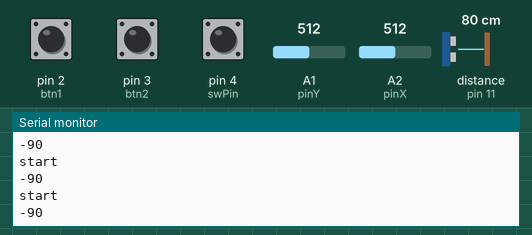
Bench run of a sketch on a simulated Arduino Uno, built with avr-gcc and run on an emulated ATmega328P. Parts: the last lines printed to the serial monitor. Wiring (inferred from the names in the program): ultrasonic range finder: trigger pin 12; echo pin 11. The inputs (shaded band) are chosen by the test bench; at power-on: pin 2 (btn1) LOW, pin 3 (btn2) LOW, pin 4 (swPin) HIGH, A1 (pinY) = 512, A2 (pinX) = 512, distance to the obstacle (sensor on pin 11) 80 cm. The echo pulse lasts 58.3 µs per cm.

Above: at 1.2 s.
1.3 s: pin 2 (btn1) pulled HIGH for 0.15 s
2.9 s: pin 3 (btn2) pulled HIGH for 0.15 s
4.5 s: pin 4 (swPin) pulled LOW for 0.15 s
6.1 s: pin 2 (btn1) pulled HIGH for 1 s
8.6 s: A1 (pinY) set to 716
At 9.4 s:
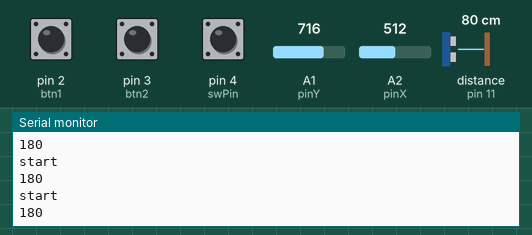
10.1 s: A2 (pinX) set to 716
At 10.7 s:
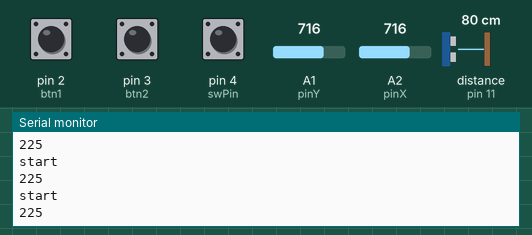
Timing chart, 0 to 12.6 s (numbered marks = the images above; inputs shaded):
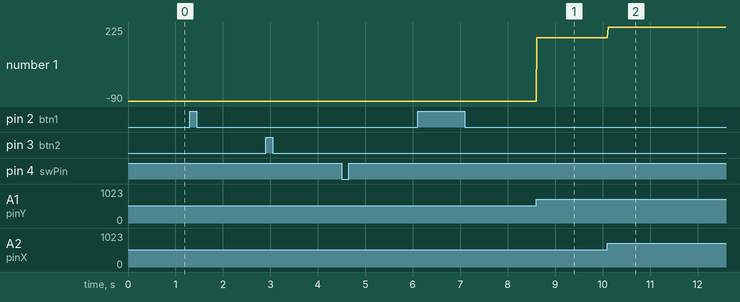

The sketch:

arduino_code.ino
```cpp
#include <math.h>

#define PIN_TRIG 12 // датчик расстояния
#define PIN_ECHO 11 // датчик расстояния
#define btn1 2 // кнопка 1
#define btn2 3 // кнопка 2
#define pinX A2 // ось X джойстика
#define pinY A1 // ось Y джойстика
#define swPin 4 // кнопка джойстика

long duration, cm;
int bool_btn1 = 0;
int bool_btn2 = 0;
String status_btn1 = "no_click";
String status_btn_last1 = "no_click";
String status_btn2 = "no_click";
String status_btn_last2 = "no_click";

int pause_status = -1;

float angleBetweenVectors(float x1, float y1, float x2, float y2)
{
  float dotProduct = x1 * x2 + y1 * y2;
  float magnitude1 = sqrt(x1 * x1 + y1 * y1);
  float magnitude2 = sqrt(x2 * x2 + y2 * y2);
  float angle = acos(dotProduct / (magnitude1 * magnitude2)) * 180 / PI;

  return angle;
}

void setup()
{
  Serial.begin (115200);
  pinMode(PIN_TRIG, OUTPUT); // датчик
  pinMode(PIN_ECHO, INPUT); // датчик

  pinMode(btn1, INPUT); // кнопка 1
  pinMode(btn2, INPUT); // кнопка 2

  pinMode(pinX, INPUT); // джойстик
  pinMode(pinY, INPUT); // джойстик

  pinMode(swPin, INPUT); // кнопка джойстика
  digitalWrite(swPin, HIGH); // кнопка джойстика
}

bool ledState_last = true;

void loop()
{
  // Сначала генерируем короткий импульс длительностью 2-5 микросекунд.
  digitalWrite(PIN_TRIG, LOW);
  delayMicroseconds(5);
  digitalWrite(PIN_TRIG, HIGH);

  // Выставив высокий уровень сигнала, ждем около 10 микросекунд. В этот момент датчик будет посылать сигналы с частотой 40 КГц.
  delayMicroseconds(10);
  digitalWrite(PIN_TRIG, LOW);

  // Время задержки акустического сигнала на эхолокаторе.
  duration = pulseIn(PIN_ECHO, HIGH);

  // Теперь осталось преобразовать время в расстояние
  cm = (duration / 2) / 29.1;

  if (cm != 7)
  {
    Serial.println("start");
  }

  // Serial.print("Distance: ");
  // Serial.print(cm);
  // Serial.print(" cm.");
  // Serial.print("\t");

  bool_btn1 = digitalRead(btn1);
  bool_btn2 = digitalRead(btn2);

  if (bool_btn1 == 1 && bool_btn2 == 0)
  {
    status_btn1 = "first_btn";
    status_btn2 = "no_click";
  }
  else if (bool_btn1 == 0 && bool_btn2 == 1)
  {
    status_btn2 = "second_btn";
    status_btn1 = "no_click";
  }

  if (status_btn1 == "no_click" && status_btn_last1 == "first_btn")
  {
    pause_status = pause_status * (-1);

    if (pause_status == 1)
    {
      Serial.println("stop");
    }
    else
    {
      Serial.println("continue");
    }

  }
  else if (status_btn2 == "no_click" && status_btn_last2 == "second_btn")
  {
    Serial.println("exit");
  }

  status_btn_last1 = status_btn1;
  status_btn_last2 = status_btn2;
  status_btn1 = "no_click";
  status_btn2 = "no_click";

  float X = analogRead(pinX); // считываем значение оси Х
  float Y = analogRead(pinY); // считываем значение оси Y

  X = map(X, 0, 1023, -512, 512);
  Y = map(Y, 0, 1023, -512, 512);

  float x1 = 512.0;
  float y1 = 0.0;
  float x2 = X;
  float y2 = Y;
  float angle = 90;
  float double_angle;

  if (!(x2 < 30 && x2 > -30 && y2 < 30 && y2 > -30))
  {
    if (y2 <= 0)
    {
      angle = angleBetweenVectors(x1, y1, x2, y2);
      double_angle = angle;
    }
    else if (y2 > 0)
    {
      angle = angleBetweenVectors(x1, y1, x2, y2);

      if (x2 <= 0)
      {
        angle = 360 - angle;
      }
      else if (x2 > 0)
      {
        float dop_angle = map(angle, 91, 180, 1, 90);
        angle = 270 - dop_angle;
      }

      double_angle = angle;
    }
  }
  else
  {
    angle = double_angle;
  }


  angle = angle - 90; //чтобы угол норм работал в юнити
  int good_angle = ceil(angle);
  // Serial.println(good_angle);
  boolean ledState = digitalRead(swPin); // считываем состояние кнопки


//Обработка нажатий на джойстике (стрельба)
  if (ledState == 0 && ledState_last == 1)
  {
    Serial.println("click");
  }
  else
  {
    Serial.println(good_angle);
  }

  ledState_last = ledState;

  // Задержка между измерениями для корректной работы скеча
  delay(10);
}
```

Measured:
- after the input at 8.6 s, the serial monitor: prints a new line at once (image 1)
- after the input at 10.1 s, the serial monitor: prints a new line at once (image 2)
- plotted number 1: -90 → 180 after the input at 8.6 s, 180 → 225 after the input at 10.1 s
